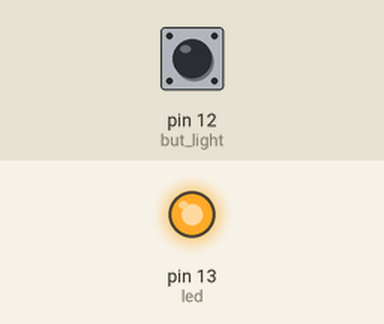
Bench run of a sketch on a simulated Arduino Uno, built with avr-gcc and run on an emulated ATmega328P. Parts: output pins drawn as LEDs (lit = HIGH). The inputs (shaded band) are chosen by the test bench; at power-on: pin 12 (but_light) HIGH.

Above: at 1.2 s.
1.3 s: pin 12 (but_light) pulled LOW for 0.15 s
At 1.37 s:
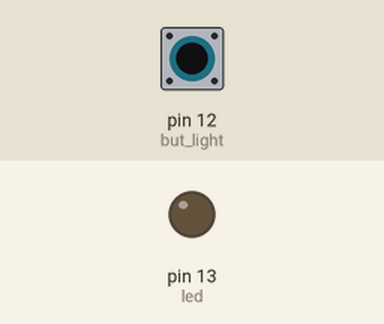
2.9 s: pin 12 (but_light) pulled LOW for 3.2 s
At 7.5 s:
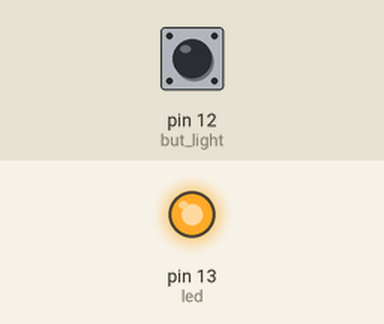
Timing chart, 0 to 9.0 s (numbered marks = the images above; inputs shaded):
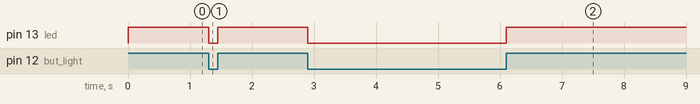

Measured:
- after the input at 1.3 s, pin 13 (led): HIGH → LOW at once, → HIGH 0.15 s later
- after the input at 2.9 s, pin 13 (led): HIGH → LOW at once, → HIGH 3.2 s later

The sketch:

qchec.ino
```cpp
int but_light = 12;
int led=13;
int ldr1 = A0;
int ldr2 = A1;
int ldr3 = A2;

int maxm=0;
void setup() {
    pinMode(ldr1, INPUT);
  pinMode(ldr2, INPUT);
  pinMode(ldr3, INPUT);
   pinMode(but_light, INPUT);
   pinMode(led,OUTPUT);
   Serial.begin(9600);
}
void light()
  {
     analogRead(ldr1);
    Serial.print(ldr1);
    Serial.print("\t");
    analogRead(ldr2);
    Serial.print(ldr2);
     Serial.print("\t");
    analogRead(ldr3);
    Serial.print(ldr3);
     Serial.print("\t");
    if (ldr1 > maxm)
    {
      maxm = ldr1;
      //forward();
    }
    if (ldr2 > maxm)
    {
      maxm = ldr2;
      //right();
    }
    if (ldr3 > maxm)

    {
      maxm = ldr3;
      //left();
    }
    Serial.print(maxm);
     Serial.print("\n");
}

void loop()
{

  if(digitalRead(but_light)==LOW)
  {

    digitalWrite(led,LOW);
  }
  else{
    digitalWrite(led,HIGH);
    }

}
```
